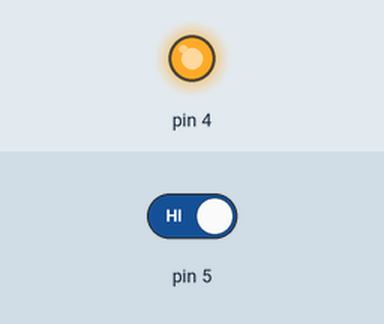
This sketch was run on a simulated Arduino Uno, built with avr-gcc and run on an emulated ATmega328P. Parts: output pins drawn as LEDs (lit = HIGH). The test bench sets the inputs (shaded band); at power-on: pin 5 HIGH.

Above: at 2.8 s.
2.9 s: pin 5 driven LOW
At 4.0 s:
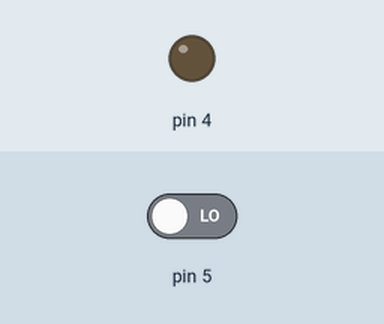
4.5 s: pin 5 driven HIGH
At 5.1 s:
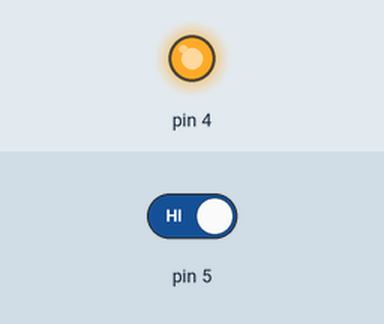
Timing chart, 0 to 7.5 s (numbered marks = the images above; inputs shaded):
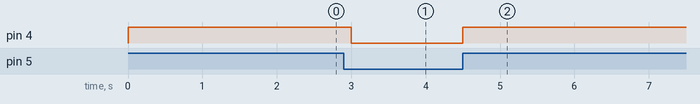

The sketch:

vibrationdetector_jan31f.ino
```cpp
void setup() {
pinMode(4,OUTPUT);
// LED output
pinMode(5,INPUT);
// vibration module value input
}

void loop() {
while(digitalRead(5)==LOW)
{
  digitalWrite(4,LOW);
}
digitalWrite(4,HIGH);
delay(1000);

}
```

Measured:
- after the input at 2.9 s, pin 4: HIGH → LOW after 0.10 s
- after the input at 4.5 s, pin 4: LOW → HIGH at once
